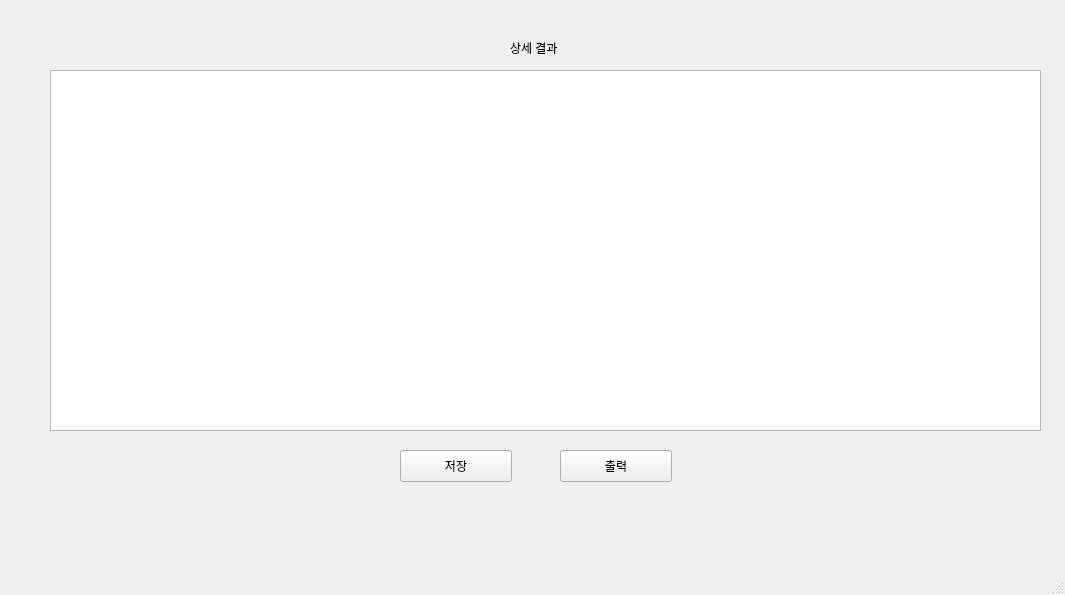
<?xml version="1.0" encoding="UTF-8"?>
<ui version="4.0">
 <class>MainWindow</class>
 <widget class="QMainWindow" name="MainWindow">
  <property name="geometry">
   <rect>
    <x>0</x>
    <y>0</y>
    <width>1065</width>
    <height>595</height>
   </rect>
  </property>
  <property name="windowTitle">
   <string>MainWindow</string>
  </property>
  <widget class="QWidget" name="centralwidget">
   <widget class="QTableView" name="tableView">
    <property name="geometry">
     <rect>
      <x>50</x>
      <y>70</y>
      <width>991</width>
      <height>361</height>
     </rect>
    </property>
   </widget>
   <widget class="QLabel" name="label">
    <property name="geometry">
     <rect>
      <x>510</x>
      <y>40</y>
      <width>58</width>
      <height>16</height>
     </rect>
    </property>
    <property name="text">
     <string>상세 결과</string>
    </property>
   </widget>
   <widget class="QPushButton" name="btn_save">
    <property name="geometry">
     <rect>
      <x>400</x>
      <y>450</y>
      <width>112</width>
      <height>32</height>
     </rect>
    </property>
    <property name="text">
     <string>저장</string>
    </property>
   </widget>
   <widget class="QPushButton" name="btn_print">
    <property name="geometry">
     <rect>
      <x>560</x>
      <y>450</y>
      <width>112</width>
      <height>32</height>
     </rect>
    </property>
    <property name="text">
     <string>출력</string>
    </property>
   </widget>
  </widget>
  <widget class="QStatusBar" name="statusbar"/>
 </widget>
 <resources/>
 <connections/>
</ui>
